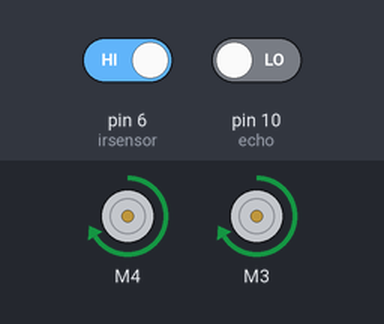
The sketch below on a simulated Arduino Uno, built with avr-gcc and run on an emulated ATmega328P. Parts: 2 × DC motor (green arrow = forward, orange = backward, longer = faster). The inputs (shaded band) are chosen by the test bench; at power-on: pin 6 (irsensor) HIGH, pin 10 (echo) LOW.

Above: at 1.2 s.
1.3 s: pin 6 (irsensor) driven LOW
At 3.1 s:
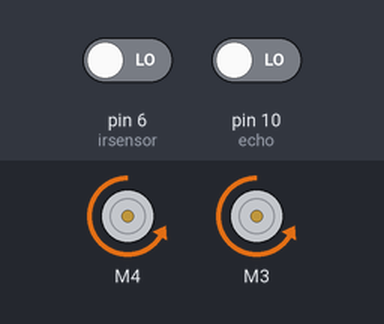
3.5 s: pin 6 (irsensor) driven HIGH
At 4.2 s:
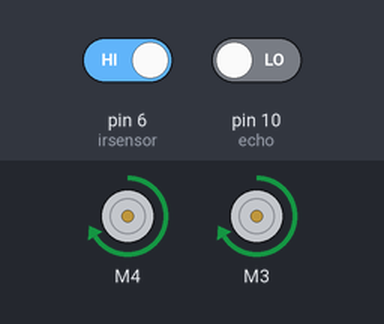
Timing chart, 0 to 6.5 s (numbered marks = the images above; inputs shaded):
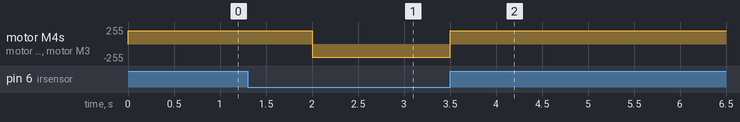

Measured:
- after the input at 1.3 s, motor M4, motor M3: forward 200/255 → backward 200/255 after 0.70 s
- after the input at 3.5 s, motor M4, motor M3: backward 200/255 → forward 200/255 at once

The sketch:

campRobot.ino
```cpp
//motor shield library
#include <AFMotor.h>

//assign left and right motor to M1-M4
//have to assign globally to allow functions to use the motors
AF_DCMotor R_motor(3);
AF_DCMotor L_motor(4);

//declare functions
void forward();
void backward();
bool ultra();
bool ir();

/* for the ultrasonic sensor, connect the trig and echo pins to whichever digital pins you chose.
I chose 9 and 10. Then connect VCC to 5V and GND to ground. */
int trig = 9;
int echo = 10;

//for the ir sensor chose any digital pins to connect to, i chose 6
//then connect the sensors power and ground
int irsensor=6;

//direction variable: true is forward and false is backward
bool dir = true;

//runs on startup of Arduino
void setup() {

  // set the serial monitor at 9600
  Serial.begin(9600);

  //set speed
  int speed=200;
  L_motor.setSpeed(speed);
  R_motor.setSpeed(speed);
  //start with the motors off
  L_motor.run(RELEASE);
  R_motor.run(RELEASE);

  //set ir sensor
  pinMode(irsensor,INPUT);
  forward();
}

//runs while arduino is powered
void loop() {
  //checks ultrasonic sensor when going forward, and flips the direction when
  //something is detected

  //check ir sensor when going backwardsand flips the direction when
  //something is detected

  if(dir){
    if(ultra()){
      backward();
      dir=false;
    }
  }else{
    if(ir()){
      forward();
      dir=true;
    }
  }
}

void forward(){
  L_motor.run(FORWARD);
  R_motor.run(FORWARD);
}

void backward(){
  L_motor.run(BACKWARD);
  R_motor.run(BACKWARD);
}

//returns true if there is a object with in 15 cm and vise versa
bool ultra(){
   // set trig to low
    digitalWrite(trig, LOW);
    delayMicroseconds(2);
    // read from the trig pin for 10 microseconds
    digitalWrite(trig, HIGH);
    delayMicroseconds(10);
    digitalWrite(trig, LOW);
    // read echo and  return the sound wave travel time in microseconds
    long duration = pulseIn(echo, HIGH);
    // distance formula for sound waves in centimeters
    int distance= duration*0.034/2;
    // if there is a object within 15 centimeters return true and vise versa
    if(distance<15){
      return true;
    }else{
      return false;
    }
    //turn off echo pin
    digitalWrite(echo, LOW);
}

//returns true if ir sensor is triggered and vise versa
bool ir(){
  return digitalRead(irsensor);
}
```
